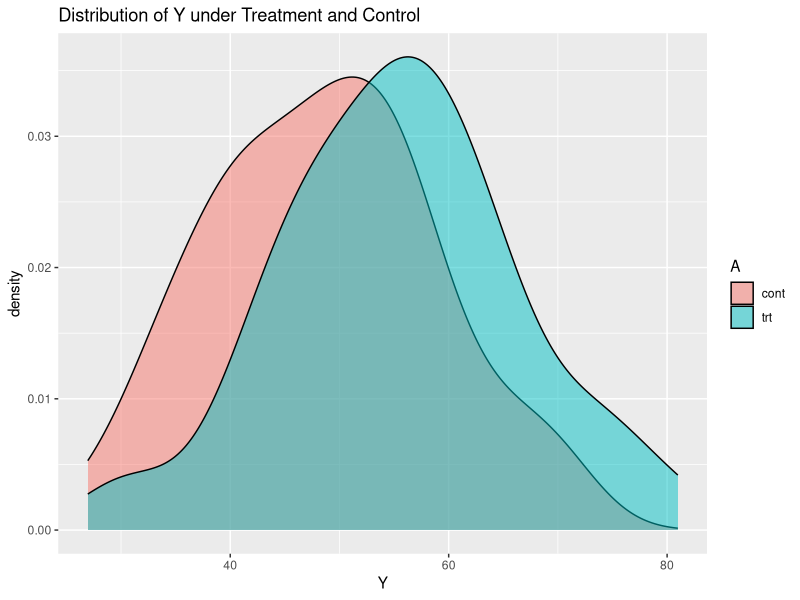
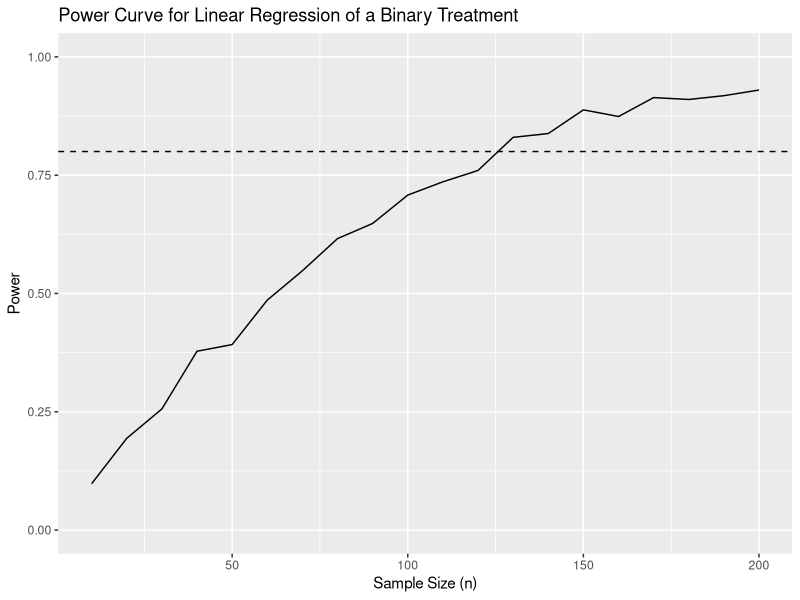
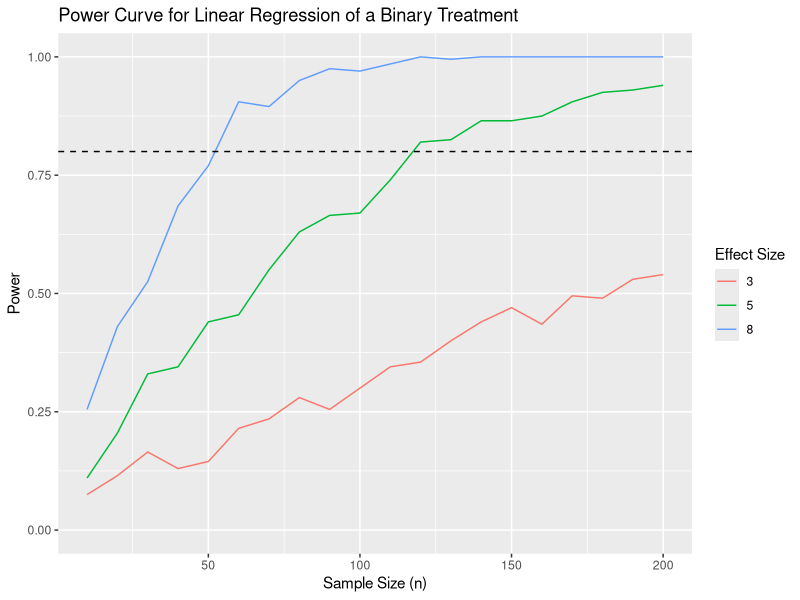

R code for these plots, in order:
################################
# Power simulations in R
# Katherine Hoffman
# WCM Computing Club
# August 13, 2019
################################

library(tidyverse)

# Generate and analyze one data set ---------------------------------------

# Data generation parameters
n <- 100 # sample size of the experiment
mu <- 50 # population mean of controls
sd <- 10 # standard deviation of the population
delta <- 5 # treatment effect size 
A <- rep(c(0,1), each=n/2) # treatment assignments, assuming equal group sizes

# Generate outcomes
Y <- rnorm(n, mean = mu, sd = sd) + A*delta

# Full data set (it's giant!)
dat <- tibble(A, Y)
dat

# Sanity check
dat %>%
  mutate(A = factor(A, levels=0:1, labels=c("cont","trt"))) %>%
  ggplot(aes(Y, fill=A)) +
  geom_density(alpha=.5) +
  ggtitle("Distribution of Y under Treatment and Control")

# Fit a model
fit <- lm(Y ~ A, data = dat) # a linear model for the effect of treatment A on the outcome Y
summary(fit) 
summary(fit)$coefficients[2,4] # extract the p-value from the model summary



# Turn it into a simulation -----------------------------------------------

rm(list=ls())

alpha <- .05 # type I error rate
sims <- 500 # number of simulations
sign <- c() # an empty vector to hold the results of the significance test

for (i in 1:sims){
  n <- 100 # sample size of the experiment
  mu <- 50 # population mean of controls
  sd <- 10 # standard deviation of the population
  delta <- 5 # treatment effect size 
  A <- rep(c(0,1), each=n/2) # treatment assignments, assuming equal group sizes
  Y <- rnorm(n, mean = mu, sd = sd) + A*delta
  dat <- tibble(A, Y)
  fit <- lm(Y~A, data=dat)
  p_val <- summary(fit)$coefficients[2,4] # save the p-value
  sign[i] <- p_val <= alpha # to save whether the p-value is less than .05
}

power <- mean(sign)
power # this is our power!


# Vary the sample size ----------------------------------------------------

rm(list=ls()) 
alpha <- .05 # type I error rate
sims <- 500 # number of simulations
sign <- c() # an empty vector to hold the results of the significance test
n_sizes <- seq(10, 200, by=10)
power <- tibble()
power <- c()

for (j in 1:length(n_sizes)){
  n <- n_sizes[j]
  for(i in 1:sims){
    mu <- 50 # population mean of controls
    sd <- 10 # standard deviation of the population
    delta <- 5 # treatment effect size 
    A <- rep(c(0,1), each=n/2) # treatment assignments, assuming equal group sizes
    Y <- rnorm(n, mean = mu, sd = sd) + A*delta
    dat <- tibble(A, Y)
    fit <- lm(Y~A, data=dat)
    p_val <- summary(fit)$coefficients[2,4] # save the p-value
    sign[i] <- p_val <= alpha # to save whether the p-value is less than .05
  }
  power[j] <- mean(sign)
}

p_curve <- tibble(n_sizes, power)
p_curve

ggplot(p_curve, aes(n_sizes, power)) +
  geom_line() + 
  labs(x="Sample Size (n)", y="Power",
       title="Power Curve for Linear Regression of a Binary Treatment") +
  ylim(0,1) +
  geom_hline(yintercept = .8, linetype="dashed")



# Vary the sample and effect sizes ------------------------------------------

rm(list=ls()) 
alpha <- .05 # type I error rate
sims <- 200 # number of simulations
sign <- c() # an empty vector to hold the results of the significance test
n_sizes <- seq(10, 200, by=10)
deltas <- c(3,5,8)
power_table <- tibble(delta = rep(deltas, each=length(n_sizes)),
                      n = rep(n_sizes, times = length(deltas)),
                      power = rep(NA)) # table to keep track of our power
count <- 0 # to keep track of each n and delta combo

for (k in 1:length(deltas)){
  delta <- deltas[k]
for (j in 1:length(n_sizes)){
  n <- n_sizes[j]
  count <- count+1
for (i in 1:sims){
    mu <- 50 # population mean of controls
    sd <- 10 # standard deviation of the population
    A <- rep(c(0,1), each=n/2) # treatment assignments, assuming equal group sizes
    Y <- rnorm(n, mean = mu, sd = sd) + A*delta
    dat <- tibble(A, Y)
    fit <- lm(Y~A, data=dat)
    p_val <- summary(fit)$coefficients[2,4] # save the p-value
    sign[i] <- p_val <= alpha # to save whether the p-value is less than .05
}
  power_table[count,"power"] <- mean(sign) # record power for each delta and n combo
  print(count) # helpful to check on sim status
}
}

power_table

# Plot the three different power curves (one for each delta)
ggplot(power_table, aes(n, power, col=factor(delta), group=factor(delta))) +
  geom_line() + 
  labs(x="Sample Size (n)", y="Power",
       title="Power Curve for Linear Regression of a Binary Treatment",
       col = "Effect Size") +
  ylim(0,1) +
  geom_hline(yintercept = .8, linetype="dashed")


